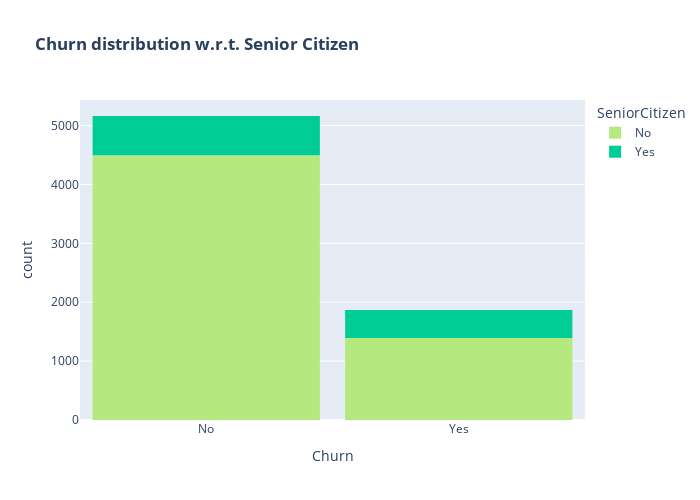

The notebook cell this image was saved under:
### Code cell
#plotting the churn distribution w.r.t SeniorCitizen
color_map = {"Yes": '#00CC96', "No": '#B6E880'}
fig = px.histogram(df, x="Churn", color="SeniorCitizen", title="<b>Churn distribution w.r.t. Senior Citizen</b>", color_discrete_map=color_map)
fig.update_layout(width=700, height=500, bargap=0.1)
fig.show()

### Figure 1 — Plotly figure (JSON) as saved in the notebook; plotly's stock layout.template omitted (floating-point values rounded to 4 significant figures; data arrays with more than 128 entries replaced by an {"elided": "..."} marker saying what was removed)
{"data": [{"alignmentgroup": "True", "bingroup": "x", "hovertemplate": "SeniorCitizen=No<br>Churn=%{x}<br>count=%{y}<extra></extra>", "legendgroup": "No", "marker": {"color": "#B6E880", "pattern": {"shape": ""}}, "name": "No", "offsetgroup": "No", "orientation": "v", "showlegend": true, "type": "histogram", "x": {"elided": "5890 str values"}, "xaxis": "x", "yaxis": "y"}, {"alignmentgroup": "True", "bingroup": "x", "hovertemplate": "SeniorCitizen=Yes<br>Churn=%{x}<br>count=%{y}<extra></extra>", "legendgroup": "Yes", "marker": {"color": "#00CC96", "pattern": {"shape": ""}}, "name": "Yes", "offsetgroup": "Yes", "orientation": "v", "showlegend": true, "type": "histogram", "x": {"elided": "1142 str values"}, "xaxis": "x", "yaxis": "y"}], "layout": {"bargap": 0.1, "barmode": "relative", "height": 500, "legend": {"title": {"text": "SeniorCitizen"}, "tracegroupgap": 0}, "title": {"text": "<b>Churn distribution w.r.t. Senior Citizen</b>"}, "width": 700, "xaxis": {"anchor": "y", "domain": [0, 1], "title": {"text": "Churn"}}, "yaxis": {"anchor": "x", "domain": [0, 1], "title": {"text": "count"}}}}
